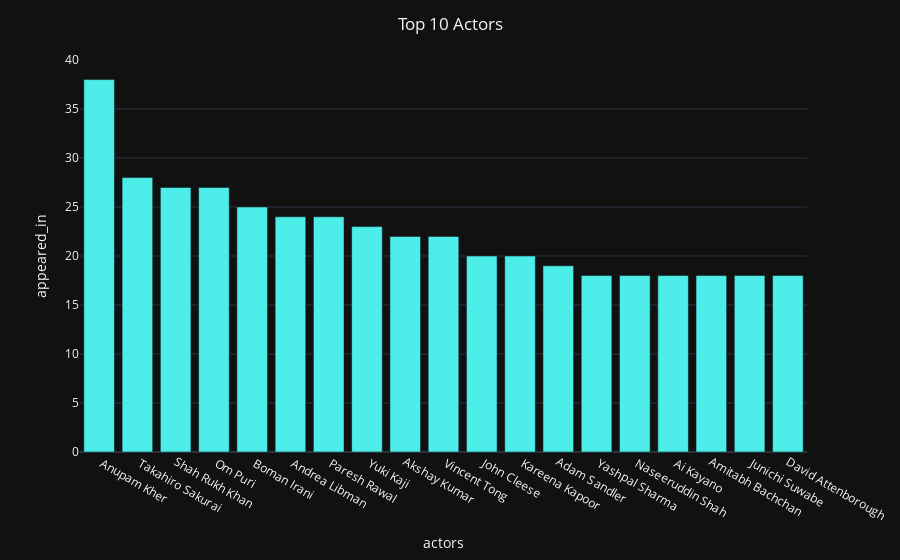

Notebook source saved alongside this figure:
### Code cell
# visualization code
px.bar(actors_df.sort_values(by='appeared_in',ascending=False)[1:20],x='actors',y='appeared_in',template='plotly_dark',color_discrete_sequence=['#4DEEEA']).update_layout(title_text='Top 10 Actors',title_x=0.5)

### Figure 1 — Plotly figure (JSON) as saved in the notebook; plotly's stock layout.template omitted (floating-point values rounded to 4 significant figures)
{"data": [{"alignmentgroup": "True", "hovertemplate": "actors=%{x}<br>appeared_in=%{y}<extra></extra>", "legendgroup": "", "marker": {"color": "#4DEEEA", "pattern": {"shape": ""}}, "name": "", "offsetgroup": "", "orientation": "v", "showlegend": false, "textposition": "auto", "type": "bar", "x": [" Anupam Kher", " Takahiro Sakurai", "Shah Rukh Khan", " Om Puri", " Boman Irani", " Andrea Libman", " Paresh Rawal", " Yuki Kaji", "Akshay Kumar", " Vincent Tong", " John Cleese", " Kareena Kapoor", "Adam Sandler", " Yashpal Sharma", " Naseeruddin Shah", " Ai Kayano", "Amitabh Bachchan", " Junichi Suwabe", "David Attenborough"], "xaxis": "x", "y": [38, 28, 27, 27, 25, 24, 24, 23, 22, 22, 20, 20, 19, 18, 18, 18, 18, 18, 18], "yaxis": "y"}], "layout": {"barmode": "relative", "legend": {"tracegroupgap": 0}, "margin": {"t": 60}, "title": {"text": "Top 10 Actors", "x": 0.5}, "xaxis": {"anchor": "y", "domain": [0, 1], "title": {"text": "actors"}}, "yaxis": {"anchor": "x", "domain": [0, 1], "title": {"text": "appeared_in"}}}}
